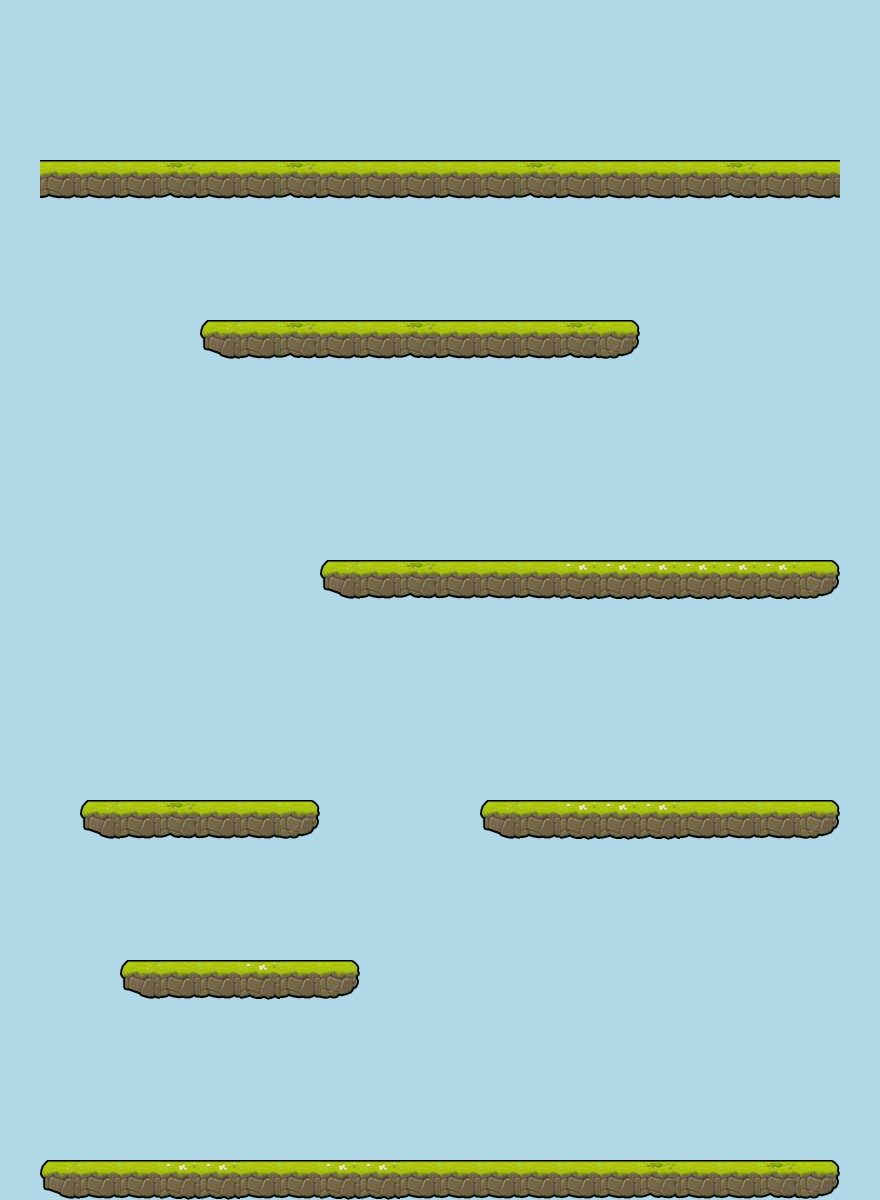

This game map was drawn from its Tiled (.tmx) file and the tilesets committed beside it. A one-line description and the full map source follow:
An orthogonal 22x30 tile map with 40x40 px tiles, 1 tile layer (tiles), 2 tilesets and 31 objects.

<map version="1.0" orientation="orthogonal" renderorder="right-down" width="22" height="30" tilewidth="40" tileheight="40" backgroundcolor="#b0d8e6" nextobjectid="63">
 <tileset firstgid="1" name="tiles" tilewidth="40" tileheight="40" tilecount="5" columns="5">
  <image source="../../images/tiles.png" width="200" height="40" />
 </tileset>
 <tileset firstgid="6" name="decorations" tilewidth="267" tileheight="100" tilecount="15" columns="0">
  <tile id="0">
   <image width="45" height="45" source="../../../raw_assets/decorations/images/bird/01.png" />
  </tile>
  <tile id="1">
   <image width="87" height="59" source="../../../raw_assets/decorations/images/bush1.png" />
  </tile>
  <tile id="2">
   <image width="68" height="50" source="../../../raw_assets/decorations/images/bush2.png" />
  </tile>
  <tile id="3">
   <image width="68" height="50" source="../../../raw_assets/decorations/images/bush_rabbit/01.png" />
  </tile>
  <tile id="4">
   <image width="70" height="47" source="../../../raw_assets/decorations/images/bush_flowers.png" />
  </tile>
  <tile id="5">
   <image width="33" height="30" source="../../../raw_assets/decorations/images/shroom.png" />
  </tile>
  <tile id="6">
   <image width="70" height="70" source="../../../raw_assets/decorations/images/rabbit.png" />
  </tile>
  <tile id="7">
   <image width="53" height="33" source="../../../raw_assets/decorations/images/rocks1.png" />
  </tile>
  <tile id="8">
   <image width="50" height="23" source="../../../raw_assets/decorations/images/rocks2.png" />
  </tile>
  <tile id="9">
   <image width="52" height="32" source="../../../raw_assets/decorations/images/rocks3.png" />
  </tile>
  <tile id="10">
   <image width="75" height="40" source="../../../raw_assets/decorations/images/rocks4.png" />
  </tile>
  <tile id="11">
   <image width="200" height="83" source="../../../raw_assets/decorations/images/cloud1.png" />
  </tile>
  <tile id="12">
   <image width="144" height="78" source="../../../raw_assets/decorations/images/cloud2.png" />
  </tile>
  <tile id="13">
   <image width="267" height="100" source="../../../raw_assets/decorations/images/cloud3.png" />
  </tile>
  <tile id="14">
   <image width="229" height="72" source="../../../raw_assets/decorations/images/cloud4.png" />
  </tile>
 </tileset>
 <layer name="tiles" width="22" height="30">
  <properties>
   <property name="tileset" value="tiles" />
  </properties>
  <data encoding="csv">
0,0,0,0,0,0,0,0,0,0,0,0,0,0,0,0,0,0,0,0,0,0,
0,0,0,0,0,0,0,0,0,0,0,0,0,0,0,0,0,0,0,0,0,0,
0,0,0,0,0,0,0,0,0,0,0,0,0,0,0,0,0,0,0,0,0,0,
0,0,0,0,0,0,0,0,0,0,0,0,0,0,0,0,0,0,0,0,0,0,
0,4,4,4,5,4,4,5,4,4,4,4,4,5,4,4,4,4,5,4,4,0,
0,0,0,0,0,0,0,0,0,0,0,0,0,0,0,0,0,0,0,0,0,0,
0,0,0,0,0,0,0,0,0,0,0,0,0,0,0,0,0,0,0,0,0,0,
0,0,0,0,0,0,0,0,0,0,0,0,0,0,0,0,0,0,0,0,0,0,
0,0,0,0,0,1,4,5,4,4,5,4,4,4,5,2,0,0,0,0,0,0,
0,0,0,0,0,0,0,0,0,0,0,0,0,0,0,0,0,0,0,0,0,0,
0,0,0,0,0,0,0,0,0,0,0,0,0,0,0,0,0,0,0,0,0,0,
0,0,0,0,0,0,0,0,0,0,0,0,0,0,0,0,0,0,0,0,0,0,
0,0,0,0,0,0,0,0,0,0,0,0,0,0,0,0,0,0,0,0,0,0,
0,0,0,0,0,0,0,0,0,0,0,0,0,0,0,0,0,0,0,0,0,0,
0,0,0,0,0,0,0,0,1,4,5,4,4,4,3,3,3,3,3,3,2,0,
0,0,0,0,0,0,0,0,0,0,0,0,0,0,0,0,0,0,0,0,0,0,
0,0,0,0,0,0,0,0,0,0,0,0,0,0,0,0,0,0,0,0,0,0,
0,0,0,0,0,0,0,0,0,0,0,0,0,0,0,0,0,0,0,0,0,0,
0,0,0,0,0,0,0,0,0,0,0,0,0,0,0,0,0,0,0,0,0,0,
0,0,0,0,0,0,0,0,0,0,0,0,0,0,0,0,0,0,0,0,0,0,
0,0,1,4,5,4,4,2,0,0,0,0,1,4,3,3,3,4,4,4,2,0,
0,0,0,0,0,0,0,0,0,0,0,0,0,0,0,0,0,0,0,0,0,0,
0,0,0,0,0,0,0,0,0,0,0,0,0,0,0,0,0,0,0,0,0,0,
0,0,0,0,0,0,0,0,0,0,0,0,0,0,0,0,0,0,0,0,0,0,
0,0,0,1,4,4,3,4,2,0,0,0,0,0,0,0,0,0,0,0,0,0,
0,0,0,0,0,0,0,0,0,0,0,0,0,0,0,0,0,0,0,0,0,0,
0,0,0,0,0,0,0,0,0,0,0,0,0,0,0,0,0,0,0,0,0,0,
0,0,0,0,0,0,0,0,0,0,0,0,0,0,0,0,0,0,0,0,0,0,
0,0,0,0,0,0,0,0,0,0,0,0,0,0,0,0,0,0,0,0,0,0,
0,1,4,4,3,3,4,4,3,3,4,4,4,4,4,4,5,4,4,5,2,0
</data>
 </layer>
 <objectgroup name="decorations">
  <object id="27" gid="6" x="-55.3333" y="928.061" width="45" height="45" />
  <object id="28" gid="2147483654" x="899.212" y="452.303" width="45" height="45" />
  <object id="29" gid="6" x="-55.3333" y="100.788" width="45" height="45" />
  <object id="30" gid="9" x="84.1818" y="1173.48" width="68" height="50" />
  <object id="32" gid="8" x="575.091" y="809.848" width="68" height="50" />
  <object id="33" gid="8" x="190.242" y="809.848" width="68" height="50" />
  <object id="34" gid="7" x="111.545" y="965.364" width="87" height="59" />
  <object id="35" gid="2147483655" x="723.667" y="162.333" width="87" height="59" />
  <object id="36" gid="13" x="343.697" y="567.515" width="53" height="33" />
  <object id="37" gid="14" x="787.121" y="807.97" width="50" height="23" />
  <object id="38" gid="15" x="301.273" y="970.545" width="52" height="32" />
  <object id="39" gid="15" x="367.939" y="328.121" width="52" height="32" />
  <object id="40" gid="11" x="381.697" y="1165.58" width="33" height="30" />
  <object id="41" gid="11" x="368.848" y="1162.52" width="33" height="30" />
  <object id="42" gid="11" x="397.03" y="1165.58" width="33" height="30" />
  <object id="43" gid="11" x="104.061" y="804.909" width="33" height="30" />
  <object id="44" gid="11" x="408.242" y="563.485" width="33" height="30" />
  <object id="45" gid="11" x="608.242" y="805.909" width="33" height="30" />
  <object id="47" gid="16" x="747.848" y="577.576" width="75" height="40" />
  <object id="48" gid="16" x="47.8485" y="171.515" width="75" height="40" />
  <object id="49" gid="16" x="76.2424" y="175.545" width="75" height="40" />
  <object id="50" gid="10" x="737.727" y="592.697" width="70" height="47" />
  <object id="51" gid="10" x="434.697" y="1192.7" width="70" height="47" />
  <object id="54" gid="18" x="60" y="515" width="144" height="78" />
  <object id="56" gid="18" x="740" y="773" width="144" height="78" />
  <object id="57" gid="17" x="550" y="987" width="200" height="83" />
  <object id="58" gid="17" x="654" y="91" width="200" height="83" />
  <object id="59" gid="19" x="281" y="628" width="267" height="100" />
  <object id="60" gid="19" x="509" y="380" width="267" height="100" />
  <object id="61" gid="20" x="124" y="120" width="229" height="72" />
  <object id="62" gid="20" x="-2" y="926" width="229" height="72" />
 </objectgroup>
</map>
